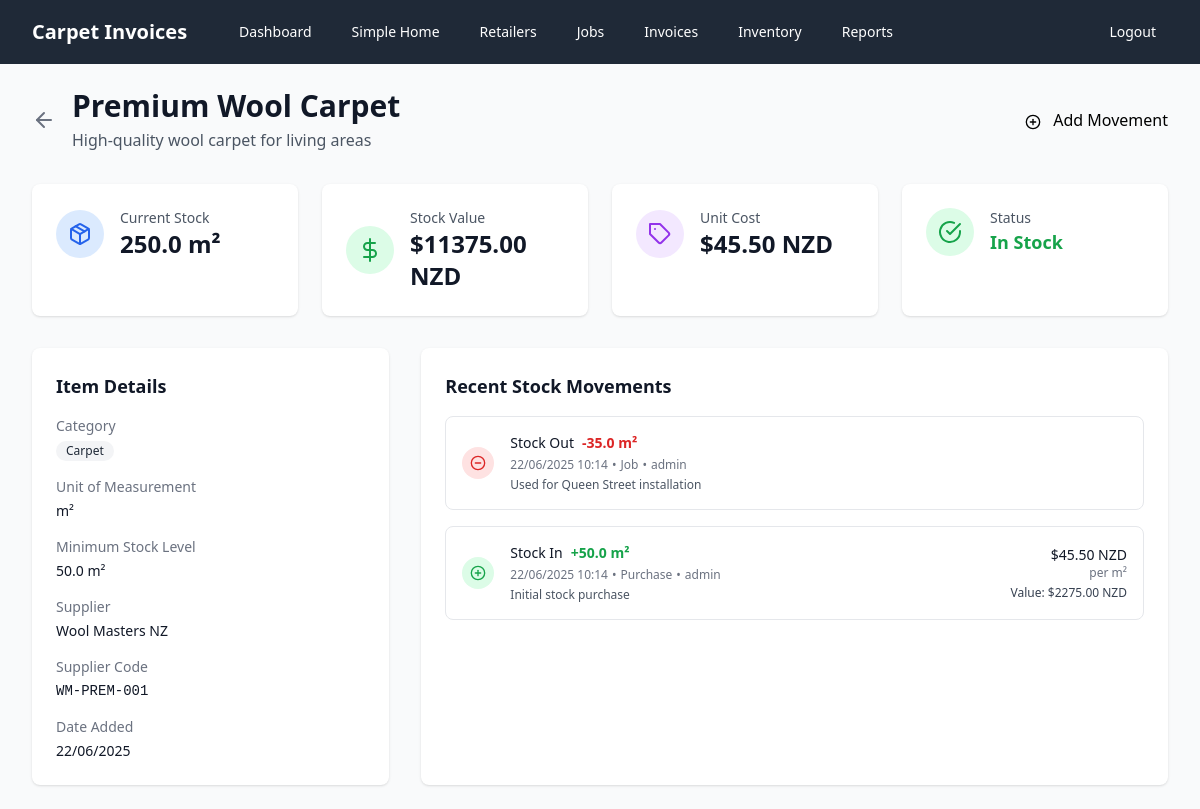
Screenshot of /inventory/1 (signed in) with the database file from the repository.
### models.py (models this page shows, shortened)
class InventoryItem(db.Model):
    id = db.Column(db.Integer, primary_key=True)
    name = db.Column(db.String(200), nullable=False)
    description = db.Column(db.String(500))
    category = db.Column(db.String(100), nullable=False)  # carpet, underlay, tools, adhesive, etc.
    unit = db.Column(db.String(50), nullable=False)  # m², linear metres, pieces, litres, etc.
    unit_cost = db.Column(db.Float, nullable=False, default=0.0)  # What you pay for the item
    charge_price = db.Column(db.Float, nullable=False, default=0.0)  # What you charge customers
    current_stock = db.Column(db.Float, nullable=False, default=0.0)
    minimum_stock = db.Column(db.Float, nullable=False, default=0.0)
    supplier = db.Column(db.String(200))
    supplier_code = db.Column(db.String(100))
    date_created = db.Column(db.Date, nullable=False, default=datetime.now().date)
    is_active = db.Column(db.Boolean, nullable=False, default=True)
    stock_movements = relationship("StockMovement", back_populates="inventory_item", cascade="all, delete-orphan")
    @property
    def stock_status(self):
        if self.current_stock <= 0:
            return 'out_of_stock'
        elif self.current_stock <= self.minimum_stock:
            return 'low_stock'
        else:
            return 'in_stock'
    @property
    def total_value(self):
        return self.current_stock * self.unit_cost

class StockMovement(db.Model):
    id = db.Column(db.Integer, primary_key=True)
    inventory_item_id = db.Column(db.Integer, ForeignKey('inventory_item.id'), nullable=False)
    movement_type = db.Column(db.String(20), nullable=False)  # 'in', 'out', 'adjustment'
    quantity = db.Column(db.Float, nullable=False)
    unit_cost = db.Column(db.Float)  # Cost at time of movement
    reference_type = db.Column(db.String(50))  # 'job', 'purchase', 'adjustment', 'waste'
    reference_id = db.Column(db.Integer)  # ID of related job, purchase order, etc.
    notes = db.Column(db.String(500))
    date_created = db.Column(db.DateTime, nullable=False, default=datetime.now)
    created_by = db.Column(db.String(100))  # User who made the movement
    inventory_item = relationship("InventoryItem", back_populates="stock_movements")
    @property
    def movement_value(self):
        if self.unit_cost:
            return abs(self.quantity) * self.unit_cost
        return 0.0

### app.py (the view)
@app.route('/inventory/<int:item_id>')
@login_required
def inventory_item_detail(item_id):
    item = db.session.get(InventoryItem, item_id)
    if not item:
        flash('Inventory item not found!', 'error')
        return redirect(url_for('inventory'))
    movements = db.session.query(StockMovement)\
        .filter_by(inventory_item_id=item_id)\
        .order_by(StockMovement.date_created.desc())\
        .limit(20).all()
    return render_template('inventory_item_detail.html', item=item, movements=movements)

### app.py (called while the page is built)
def login_required(f):
    from functools import wraps
    @wraps(f)
    def decorated_function(*args, **kwargs):
        if not session.get('logged_in'):
            return redirect(url_for('login'))
        return f(*args, **kwargs)
    return decorated_function

def format_nz_currency(amount):
    return f"${amount:.2f} NZD"

@app.template_filter('nz_currency')
def nz_currency_filter(amount):
    return format_nz_currency(amount)

@app.template_filter('nz_date')
def nz_date_filter(date):
    if date:
        return date.strftime('%d/%m/%Y')
    return ''

### templates/inventory_item_detail.html (shortened to what this page needs)
{% extends "base.html" %}
{% block content %}
<div class="max-w-6xl mx-auto">
    <div class="flex items-center justify-between mb-8">
        <div class="flex items-center">
            <a href="{{ url_for('inventory') }}" class="text-gray-500 hover:text-gray-700 mr-4">
                <i data-feather="arrow-left" class="h-6 w-6"></i>
            </a>
            <div>
                <h1 class="text-3xl font-bold text-gray-900">{{ item.name }}</h1>
                <p class="text-gray-600 mt-1">{{ item.description or 'No description' }}</p>
            </div>
        </div>
        <div class="flex gap-3">
            <a href="{{ url_for('add_stock_movement', item_id=item.id) }}" class="btn-primary">
                <i data-feather="plus-circle" class="inline h-4 w-4 mr-2"></i>
                Add Movement
            </a>
        </div>
    </div>
    <div class="grid grid-cols-1 md:grid-cols-4 gap-6 mb-8">
        <div class="bg-white rounded-lg shadow p-6">
            <div class="flex items-center">
                <div class="p-3 rounded-full bg-blue-100">
                    <i data-feather="package" class="h-6 w-6 text-blue-600"></i>
                </div>
                <div class="ml-4">
                    <p class="text-sm font-medium text-gray-600">Current Stock</p>
                    <p class="text-2xl font-bold text-gray-900">{{ item.current_stock }} {{ item.unit }}</p>
                </div>
            </div>
        </div>
        <div class="bg-white rounded-lg shadow p-6">
            <div class="flex items-center">
                <div class="p-3 rounded-full bg-green-100">
                    <i data-feather="dollar-sign" class="h-6 w-6 text-green-600"></i>
                </div>
                <div class="ml-4">
                    <p class="text-sm font-medium text-gray-600">Stock Value</p>
                    <p class="text-2xl font-bold text-gray-900">{{ item.total_value | nz_currency }}</p>
                </div>
            </div>
        </div>
        <div class="bg-white rounded-lg shadow p-6">
            <div class="flex items-center">
                <div class="p-3 rounded-full bg-purple-100">
                    <i data-feather="tag" class="h-6 w-6 text-purple-600"></i>
                </div>
                <div class="ml-4">
                    <p class="text-sm font-medium text-gray-600">Unit Cost</p>
                    <p class="text-2xl font-bold text-gray-900">{{ item.unit_cost | nz_currency }}</p>
                </div>
            </div>
        </div>
        <div class="bg-white rounded-lg shadow p-6">
            <div class="flex items-center">
                <div class="p-3 rounded-full
                    {% if item.stock_status == 'out_of_stock' %}bg-red-100{% elif item.stock_status == 'low_stock' %}bg-orange-100{% else %}bg-green-100{% endif %}">
                    {% if item.stock_status == 'out_of_stock' %}
                        <i data-feather="x-circle" class="h-6 w-6 text-red-600"></i>
                    {% elif item.stock_status == 'low_stock' %}
                        <i data-feather="alert-triangle" class="h-6 w-6 text-orange-600"></i>
                    {% else %}
                        <i data-feather="check-circle" class="h-6 w-6 text-green-600"></i>
                    {% endif %}
                </div>
                <div class="ml-4">
                    <p class="text-sm font-medium text-gray-600">Status</p>
                    <p class="text-lg font-bold
                        {% if item.stock_status == 'out_of_stock' %}text-red-600{% elif item.stock_status == 'low_stock' %}text-orange-600{% else %}text-green-600{% endif %}">
                        {% if item.stock_status == 'out_of_stock' %}Out of Stock{% elif item.stock_status == 'low_stock' %}Low Stock{% else %}In Stock{% endif %}
                    </p>
                </div>
            </div>
        </div>
    </div>
    <div class="grid grid-cols-1 lg:grid-cols-3 gap-8">
        <div class="bg-white rounded-lg shadow">
            <div class="p-6">
                <h3 class="text-lg font-semibold text-gray-900 mb-4">Item Details</h3>
                <dl class="space-y-4">
                    <div>
                        <dt class="text-sm font-medium text-gray-500">Category</dt>
                        <dd class="mt-1 text-sm text-gray-900">
                            <span class="inline-flex items-center px-2.5 py-0.5 rounded-full text-xs font-medium bg-gray-100 text-gray-800">
                                {{ item.category.title() }}
                            </span>
                        </dd>
                    </div>
                    <div>
                        <dt class="text-sm font-medium text-gray-500">Unit of Measurement</dt>
                        <dd class="mt-1 text-sm text-gray-900">{{ item.unit }}</dd>
                    </div>
                    <div>
                        <dt class="text-sm font-medium text-gray-500">Minimum Stock Level</dt>
                        <dd class="mt-1 text-sm text-gray-900">{{ item.minimum_stock }} {{ item.unit }}</dd>
                    </div>
                    {% if item.supplier %}
                    <div>
                        <dt class="text-sm font-medium text-gray-500">Supplier</dt>
                        <dd class="mt-1 text-sm text-gray-900">{{ item.supplier }}</dd>
                    </div>
                    {% endif %}
                    {% if item.supplier_code %}
                    <div>
                        <dt class="text-sm font-medium text-gray-500">Supplier Code</dt>
                        <dd class="mt-1 text-sm text-gray-900 font-mono">{{ item.supplier_code }}</dd>
                    </div>
                    {% endif %}
                    <div>
                        <dt class="text-sm font-medium text-gray-500">Date Added</dt>
                        <dd class="mt-1 text-sm text-gray-900">{{ item.date_created | nz_date }}</dd>
                    </div>
                </dl>
            </div>
        </div>
        <div class="lg:col-span-2 bg-white rounded-lg shadow">
            <div class="p-6">
                <h3 class="text-lg font-semibold text-gray-900 mb-4">Recent Stock Movements</h3>
                {% if movements %}
                <div class="space-y-4">
                    {% for movement in movements %}
                    <div class="flex items-center justify-between p-4 border border-gray-200 rounded-lg hover:bg-gray-50">
                        <div class="flex items-center">
                            <div class="flex-shrink-0">
                                {% if movement.movement_type == 'in' %}
                                    <div class="p-2 rounded-full bg-green-100">
                                        <i data-feather="plus-circle" class="h-4 w-4 text-green-600"></i>
                                    </div>
                                {% elif movement.movement_type == 'out' %}
                                    <div class="p-2 rounded-full bg-red-100">
                                        <i data-feather="minus-circle" class="h-4 w-4 text-red-600"></i>
                                    </div>
                                {% else %}
                                    <div class="p-2 rounded-full bg-blue-100">
                                        <i data-feather="edit" class="h-4 w-4 text-blue-600"></i>
                                    </div>
                                {% endif %}
                            </div>
                            <div class="ml-4">
                                <div class="flex items-center">
                                    <p class="text-sm font-medium text-gray-900">
                                        {% if movement.movement_type == 'in' %}Stock In{% elif movement.movement_type == 'out' %}Stock Out{% else %}Adjustment{% endif %}
                                    </p>
                                    <span class="ml-2 text-sm font-bold
                                        {% if movement.movement_type == 'in' %}text-green-600{% elif movement.movement_type == 'out' %}text-red-600{% else %}text-blue-600{% endif %}">
                                        {% if movement.movement_type == 'out' %}{{ movement.quantity }}{% else %}+{{ movement.quantity }}{% endif %} {{ item.unit }}
                                    </span>
                                </div>
                                <div class="flex items-center mt-1 text-xs text-gray-500">
                                    <span>{{ movement.date_created.strftime('%d/%m/%Y %H:%M') }}</span>
                                    {% if movement.reference_type %}
                                        <span class="mx-1">•</span>
                                        <span class="capitalize">{{ movement.reference_type.replace('_', ' ') }}</span>
                                    {% endif %}
                                    {% if movement.created_by %}
                                        <span class="mx-1">•</span>
                                        <span>{{ movement.created_by }}</span>
                                    {% endif %}
                                </div>
                                {% if movement.notes %}
                                <p class="mt-1 text-xs text-gray-600">{{ movement.notes }}</p>
                                {% endif %}
                            </div>
                        </div>
                        <div class="text-right">
                            {% if movement.unit_cost %}
                            <p class="text-sm font-medium text-gray-900">{{ movement.unit_cost | nz_currency }}</p>
                            <p class="text-xs text-gray-500">per {{ item.unit }}</p>
                            {% endif %}
                            {% if movement.movement_value > 0 %}
                            <p class="text-xs font-medium text-gray-700 mt-1">
                                Value: {{ movement.movement_value | nz_currency }}
                            </p>
                            {% endif %}
                        </div>
                    </div>
                    {% endfor %}
                </div>
                {% endif %}
            </div>
        </div>
    </div>
</div>
{% endblock %}

### templates/base.html (style rules this page uses)
.btn-primary { @apply bg-blue-600 hover:bg-blue-700 text-white font-semibold py-3 px-6 rounded-lg transition duration-200; }

### rows the page displays
InventoryItem: name "Premium Wool Carpet", description "High-quality wool carpet for living areas", current_stock "250.0", unit "m²", total_value|nz_currency "$11375.00 NZD", unit_cost|nz_currency "$45.50 NZD", category "Carpet", minimum_stock "50.0", supplier "Wool Masters NZ", supplier_code "WM-PREM-001", date_created|nz_date "22/06/2025"
StockMovement: movement_type "out" (drawn), quantity "-35.0", date_created "22/06/2025 10:14", reference_type.replace "Job", created_by "admin", notes "Used for Queen Street installation"
StockMovement: movement_type "in" (drawn), quantity "50.0", date_created "22/06/2025 10:14", reference_type.replace "Purchase", created_by "admin", notes "Initial stock purchase", unit_cost|nz_currency "$45.50 NZD", movement_value|nz_currency "$2275.00 NZD"
